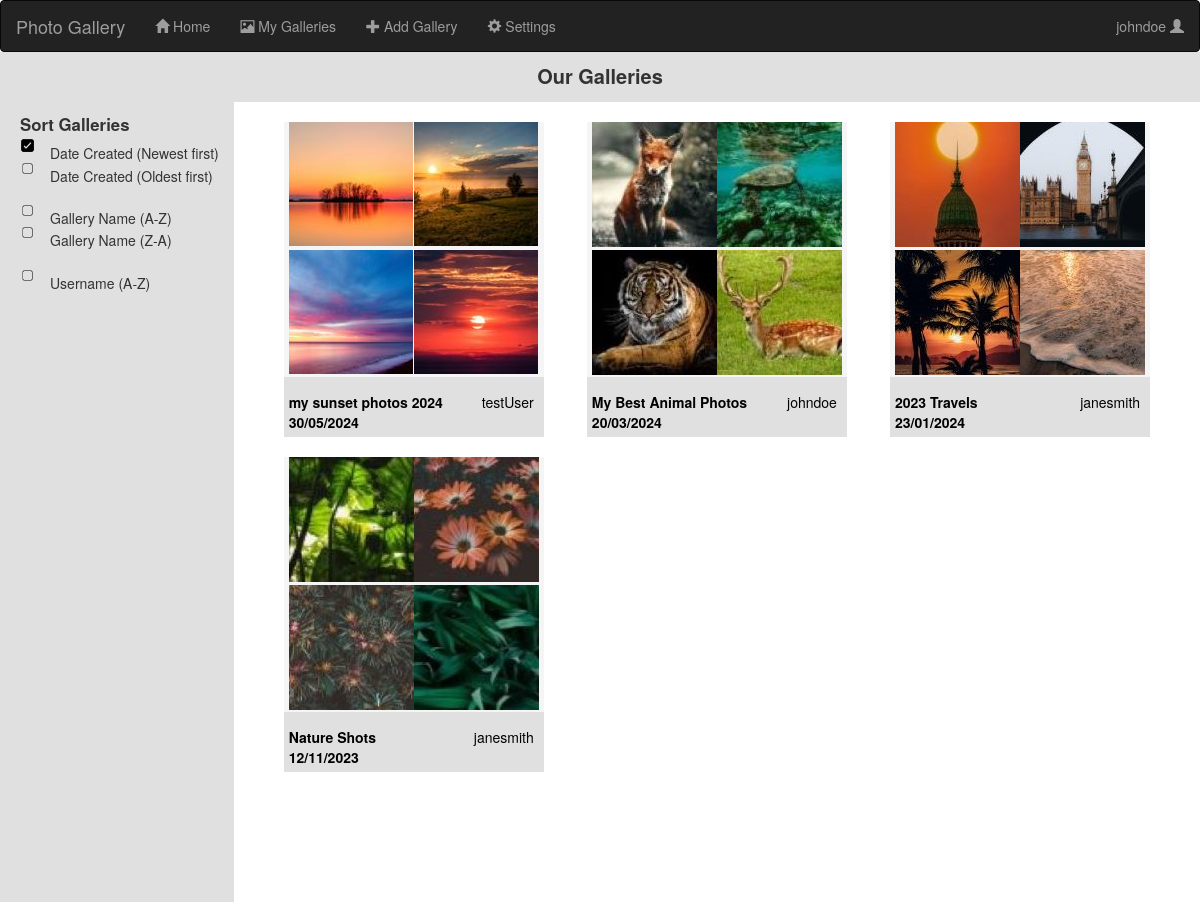
/ (signed in), run on the app's committed database.
### app.py (models this page shows, shortened)
class User(UserMixin, db.Model):
    __tablename__ = 'users'
    __bind_key__ = 'users'
    id = db.Column(db.Integer, primary_key = True)
    fname = db.Column(db.String(32))
    lname = db.Column(db.String(32))
    email = db.Column(db.String(300), unique = True)
    username = db.Column(db.String(24))
    passwordHash = db.Column(db.String(128))
    galleries = db.relationship('Gallery', backref='user')

class Photo(db.Model):
    __tablename__ = 'photos'
    __bind_key__ = 'photos'
    id = db.Column(db.Integer, primary_key=True)
    galleryId = db.Column(db.Integer, db.ForeignKey(Gallery.id))
    photoURL = db.Column(db.String(32))
    thumbnailURL = db.Column(db.String(32))

class Gallery(db.Model):
    __tablename__ = 'galleries'
    id = db.Column(db.Integer, primary_key=True)
    userId = db.Column(db.Integer, db.ForeignKey(User.id))
    numPhotos = db.Column(db.Integer)
    title = db.Column(db.String(40))
    dateCreated = db.Column(db.Date)
    dateLastEdited = db.Column(db.Date)
    description = db.Column(db.Text)
    photos = db.relationship('Photo', backref='gallery')

### app.py (the view)
@app.route("/")
def homePage():
    sortVar = request.args.get("sortGalls", "name")
    sortedGalls = galleries.copy()
    if sortVar == "DateNtoO":
        sortedGalls = dict(sorted(sortedGalls.items(), key=lambda item: item[1]['dateCreated'], reverse = True))
    elif sortVar == "DateOtoN":
        sortedGalls = dict(sorted(sortedGalls.items(), key=lambda item: item[1]['dateCreated']))
    elif sortVar == "AlphaAtoZ":
        sortedGalls = dict(sorted(sortedGalls.items(), key=lambda item: item[1]['title'].lower()))
    elif sortVar == "AlphaZtoA":
        sortedGalls = dict(sorted(sortedGalls.items(), key=lambda item: item[1]['title'].lower(), reverse = True))
    elif sortVar == "username":
        sortedGalls = dict(sorted(sortedGalls.items(), key=lambda item: users[item[1]['userId']]['username']))
    else:
        sortedGalls = dict(sorted(sortedGalls.items(), key=lambda item: item[1]['dateCreated'], reverse= True))
    print(sortedGalls)
    return render_template('index.html', galleries = sortedGalls, photos = photos, users = users, loggedIn = isLoggedIn(), username = getCurrentUsername())

### app.py (called while the page is built)
@lm.user_loader
def loadUser(id):
    return User.query.get(int(id))

def getCurrentUsername():
    currentUserID = session.get("userId", None)
    currentUsername = None
    if currentUserID != None:
        currentUsername = loadUser(currentUserID).username
    return currentUsername

def isLoggedIn():
    if 'loggedIn' not in session:
        session['loggedIn'] = False
        session.modified = True
    return session['loggedIn']

### templates/index.html (shortened to what this page needs)
{% extends "base.html" %}
{% block content %}
    <div class = "pageTitle">
        Our Galleries
    </div>
    <div id = "sidebar">
        <div id = "sidebarTitle">
            Sort Galleries
        </div>
        <form action="{{ url_for('homePage') }}" method = "GET" id = "sidebarForm">
            <label for = "DateNtoO" class = "sortGallsLabel">Date Created (Newest first)</label>
            <br><input type = "radio" id = "DateOtoN" name = "sortGalls" value = "DateOtoN" onchange="this.form.submit()"  {{ 'checked' if request.args.get('sortGalls') == 'DateOtoN' else '' }}>
            <label for = "DateOtoN" class = "sortGallsLabel">Date Created (Oldest first)</label>
            <br>
            <br><input type = "radio" id = "AlphaAtoZ" name = "sortGalls" value = "AlphaAtoZ" onchange="this.form.submit()"  {{ 'checked' if request.args.get('sortGalls') == 'AlphaAtoZ' else '' }}>
            <label for = "AlphaAtoZ" class = "sortGallsLabel">Gallery Name (A-Z)</label>
            <br><input type = "radio" id = "AlphaZtoA" name = "sortGalls" value = "AlphaZtoA" onchange="this.form.submit()"  {{ 'checked' if request.args.get('sortGalls') == 'AlphaZtoA' else '' }}>
            <label for = "AlphaZtoA" class = "sortGallsLabel">Gallery Name (Z-A)</label>
            <br>
            <br><input type = "radio" id = "username" name = "sortGalls" value = "username" onchange="this.form.submit()"  {{ 'checked' if request.args.get('sortGalls') == 'username' else '' }}>
            <label for = "username" class = "sortGallsLabel">Username (A-Z)</label>
        </form>
    </div>
    <div id = "galleries">
    {% for key in galleries %}
        {% set gallery = galleries[key] %}
        {% set numPhotos = gallery['numPhotos'] %}
        {% set photosList = gallery['photos'] %}
        <div class = "galleryPreview">
            <a href = "{{ url_for('viewGallery', galleryID = gallery['id'])}}">
                <div class = "photosPreview">
                    {% for i in range(4) %}
                        <div class = "thumbnailPhoto">
                            {% set photoURL = photos[photosList[(i%numPhotos)]]['thumbnailURL'] %}
                            <img src="{{photoURL}}">
                        </div>
                    {% endfor %}
                </div>
                <div class = "previewDetails">
                    <div class = "previewTitleDate">
                        {{gallery['title']}}
                        <br>
                        {{gallery['dateCreated'].strftime('%d/%m/%Y')}}
                    </div>
                    <div class = "previewUser">
                        {{users[gallery['userId']]['username']}}
                    </div>
                </div>
            </a>
        </div>
    {% endfor %}
    </div>
{% endblock %}

### templates/base.html (shortened to what this page needs)
{% extends "bootstrap/base.html" %}
{% block head %}
    <link rel = "stylesheet" href = "../static/style.css">
    <link rel="stylesheet" href="https://cdn.jsdelivr.net/npm/bootstrap@3.3.7/dist/css/bootstrap.min.css">
{% endblock %}
{% block body %}
<nav class="navbar navbar-inverse" id = "navbar">
    <div class="container-fluid">
        <div class="navbar-header">
            <a class="navbar-brand" href="#">Photo Gallery</a>
        </div>
        <ul class="nav navbar-nav">
            <li><a href="{{ url_for('homePage') }}"><span class="glyphicon glyphicon-home"></span> Home</a></li>
            <li><a href="{{ url_for('myGalleries') }}"><span class="glyphicon glyphicon-picture"></span> My Galleries</a></li>
            <li><a href="{{ url_for('addGallery') }}"><span class="glyphicon glyphicon-plus"></span> Add Gallery</a></li>
            <li><a href="{{ url_for('settings') }}"><span class="glyphicon glyphicon-cog"></span> Settings</a></li>
        </ul>
        <ul class="nav navbar-nav navbar-right">
            {% if loggedIn == False %}
                <li><a href="{{ url_for('register') }}"><span class="glyphicon glyphicon-user"></span> Sign Up</a></li>
                <li><a href="{{ url_for('login') }}"><span class="glyphicon glyphicon-log-in"></span> Login</a></li>
            {% elif loggedIn == True %}
                <li onmouseenter="showPopup()" onmouseleave="hidePopup()"><a href="#">{{username}} <span class="glyphicon glyphicon-user"></span></a></li>
            {% endif %}
        </ul>
    </div>
</nav>
    {% block content %}{% endblock %}
{% endblock %}

### static/style.css (style rules this page uses)
:root { --lightBackground: #F5F5F5; --darkBackground: #E0E0E0; }
#navbar { margin-bottom: 0; }
.pageTitle { margin: auto; font-size: 20px; background-color: var(--darkBackground); text-align: center; font-weight: bold; height: 50px; padding-top: 10px; }
#galleries { display:grid; grid-gap: 20px; grid-template-columns: repeat(auto-fit, 260px); justify-content: space-between; padding: 20px 50px; width: minmax(80%, calc(100%-250px)) }
.galleryPreview { background-color: var(--darkBackground); }
.photosPreview { display: grid; grid-template-rows: repeat(2, 1fr); grid-template-columns: repeat(2, 125px); place-content: center; margin: auto; margin-bottom: 10px; height: 255px; background-color: var(--lightBackground); }
.previewTitleDate { float:left; font-weight: bold; padding: 5px; }
.previewUser { float: right; padding: 5px; padding-right: 10px; }
.previewDetails { color: black; margin-bottom: 50px; }
#sidebar { width: minmax(250px, 15%); background-color: var(--darkBackground); float: left; padding: 10px; padding-left: 20px; height: 100vh; }
#sidebarTitle { font-weight: bold; font-size: 1.2em; }
.sortGallsLabel { font-weight: normal; }
#sidebarForm label { padding-bottom: 10px; }
#sidebar input[type="radio"] + label { background-image: url('unchecked.png'); height: 15px; display: inline-block; padding: 5px; padding-left: 30px; vertical-align: middle; background-size: contain; background-repeat: no-repeat; }
#sidebar input[type="radio"]:checked + label { background-image: url('checked.png'); vertical-align: middle; height: 15px; }

### data on the page
User: username "johndoe", username "johndoe"
Photo: thumbnailURL (picture)
Photo: thumbnailURL (picture)
Photo: thumbnailURL (picture)
Photo: thumbnailURL (picture)
Gallery: title "my sunset photos 2024", dateCreated "30/05/2024"
User: username "testUser"
Photo: thumbnailURL (picture)
Photo: thumbnailURL (picture)
Photo: thumbnailURL (picture)
Photo: thumbnailURL (picture)
Gallery: title "My Best Animal Photos", dateCreated "20/03/2024"
Photo: thumbnailURL (picture)
Photo: thumbnailURL (picture)
Photo: thumbnailURL (picture)
Photo: thumbnailURL (picture)
Gallery: title "2023 Travels", dateCreated "23/01/2024"
User: username "janesmith" "janesmith"
Photo: thumbnailURL (picture)
Photo: thumbnailURL (picture)
Photo: thumbnailURL (picture)
Photo: thumbnailURL (picture)
Gallery: title "Nature Shots", dateCreated "12/11/2023"
